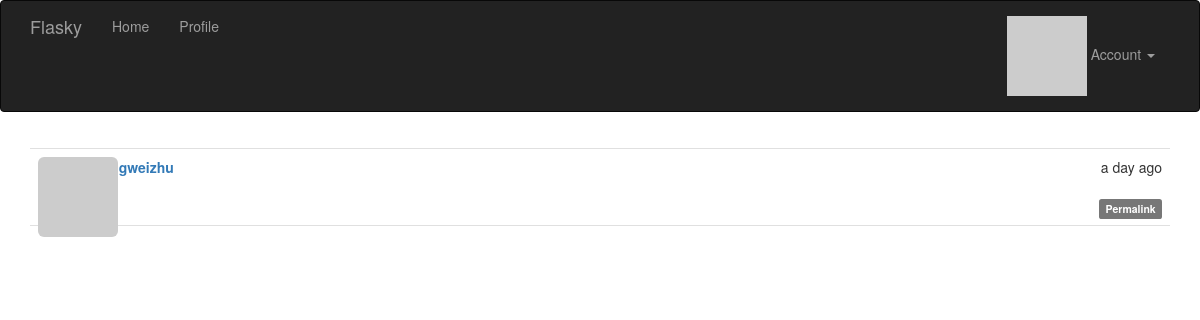
Before: /post/1 (signed in) with the older database file.
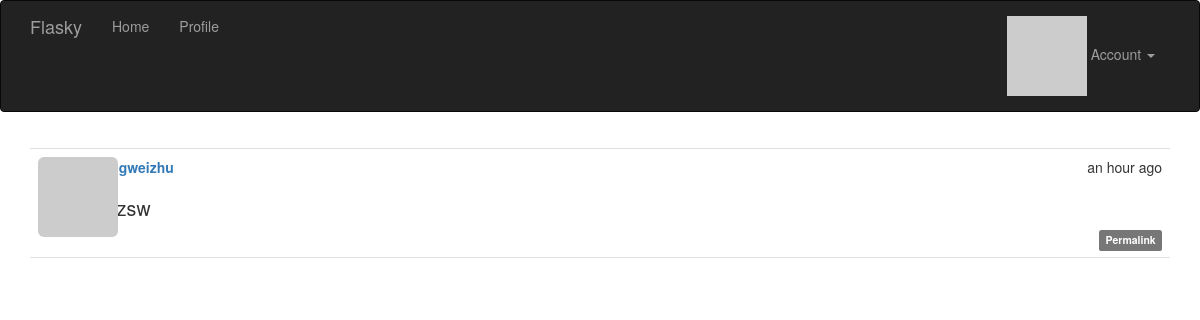
After: the same page with the newer database file.
### app/models.py (models this page shows, shortened)
class Post(db.Model):
    __tablename__ = 'posts'
    id = db.Column(db.Integer, primary_key=True)
    body = db.Column(db.Text)
    body_html = db.Column(db.Text)
    timestamp = db.Column(db.DateTime, index=True, default=datetime.utcnow)
    author_id = db.Column(db.Integer, db.ForeignKey('users.id'))

class User(UserMixin, db.Model):
    __tablename__ = 'users'
    id = db.Column(db.Integer, primary_key=True)
    email = db.Column(db.String(64), unique=True, index=True)
    username = db.Column(db.String(64), unique=True, index=True)
    role_id = db.Column(db.Integer, db.ForeignKey('roles.id'))
    password_hash = db.Column(db.String(128))
    confirmed = db.Column(db.Boolean, default=False)
    name = db.Column(db.String(64))
    location = db.Column(db.String(64))
    about_me = db.Column(db.Text())
    member_since = db.Column(db.DateTime(), default=datetime.utcnow)
    last_seen = db.Column(db.DateTime(), default=datetime.utcnow)
    avatar_hash = db.Column(db.String(32))
    posts = db.relationship('Post', backref='author', lazy='dynamic')
    followed = db.relationship('Follow',
                               foreign_keys=[Follow.follower_id],
                               backref=db.backref('follower', lazy='joined'),
                               lazy='dynamic',
                               cascade='all, delete-orphan')
    followers = db.relationship('Follow',
                                foreign_keys=[Follow.followed_id],
                                backref=db.backref('followed', lazy='joined'),
                                lazy='dynamic',
                                cascade='all, delete-orphan')
    @property
    def password(self):
        raise AttributeError('password is not a readable attribute')
    def can(self, permissions):
        return self.role is not None and \
            (self.role.permissions & permissions) == permissions
    def is_administrator(self):
        return self.can(Permission.ADMINISTER)
    def ping(self):
        self.last_seen = datetime.utcnow()
        db.session.add(self)
    def gravatar(self, size=100, default='identicon', rating='g'):
        if request.is_secure:
            url = 'https://secure.gravatar.com/avatar'
        else:
            url = 'http://www.gravatar.com/avatar'
        hash = self.avatar_hash or hashlib.md5(
            self.email.encode('utf-8')).hexdigest()
        return '{url}/{hash}?s={size}&d={default}&r={rating}'.format(
            url=url, hash=hash, size=size, default=default, rating=rating)

### app/main/views.py (the view)
@main.route('/post/<int:id>')
def post(id):
    post = Post.query.get_or_404(id)
    return render_template('post.html', posts=[post])

### app/auth/views.py (called while the page is built)
@auth.before_app_request
def before_request():
    if current_user.is_authenticated:
        current_user.ping()
        if not current_user.confirmed \
                and request.endpoint[:5] != 'auth.' \
                and request.endpoint != 'static':
            return redirect(url_for('auth.unconfirmed'))

### app/main/__init__.py (called while the page is built)
@main.app_context_processor
def inject_permissions():
    return dict(Permission=Permission)

### app/models.py (called while the page is built)
@login_manager.user_loader
def load_user(user_id):
    return User.query.get(int(user_id))

### app/templates/post.html (shortened to what this page needs)
{% extends "base.html" %}
{% import "_macros.html" as macros %}
{% block page_content %}
{% include '_posts.html' %}
{% endblock %}

### app/templates/_posts.html (shortened to what this page needs)
<ul class="posts">
    {% for post in posts %}
    <li class="post">
        <div class="post-thumbnail">
            <a href="{{ url_for('.user', username=post.author.username) }}">
                <img class="img-rounded profile-thumbnail" src="{{ post.author.gravatar(size=40) }}">
            </a>
        </div>
        <div class="post-content">
            <div class="post-date">{{ moment(post.timestamp).fromNow() }}</div>
            <div class="post-author"><a href="{{ url_for('.user', username=post.author.username) }}">{{ post.author.username }}</a></div>
                        <div class="post-body">
                {% if post.body_html %}
                    {{ post.body_html | safe }}
                {% else %}
                    {{ post.body }}
                {% endif %}
            </div>
            <div class="post-footer">
                <a href="{{ url_for('.post', id=post.id) }}">
                    <span class="label label-default">Permalink</span>
                </a>
            </div>
        </div>
    </li>
    {% endfor %}
</ul>

Changed rows visible on the page:
changed Post "shengweizhu": timestamp "a day ago" → "an hour ago"; body_html (not shown) → "@#zsw"
